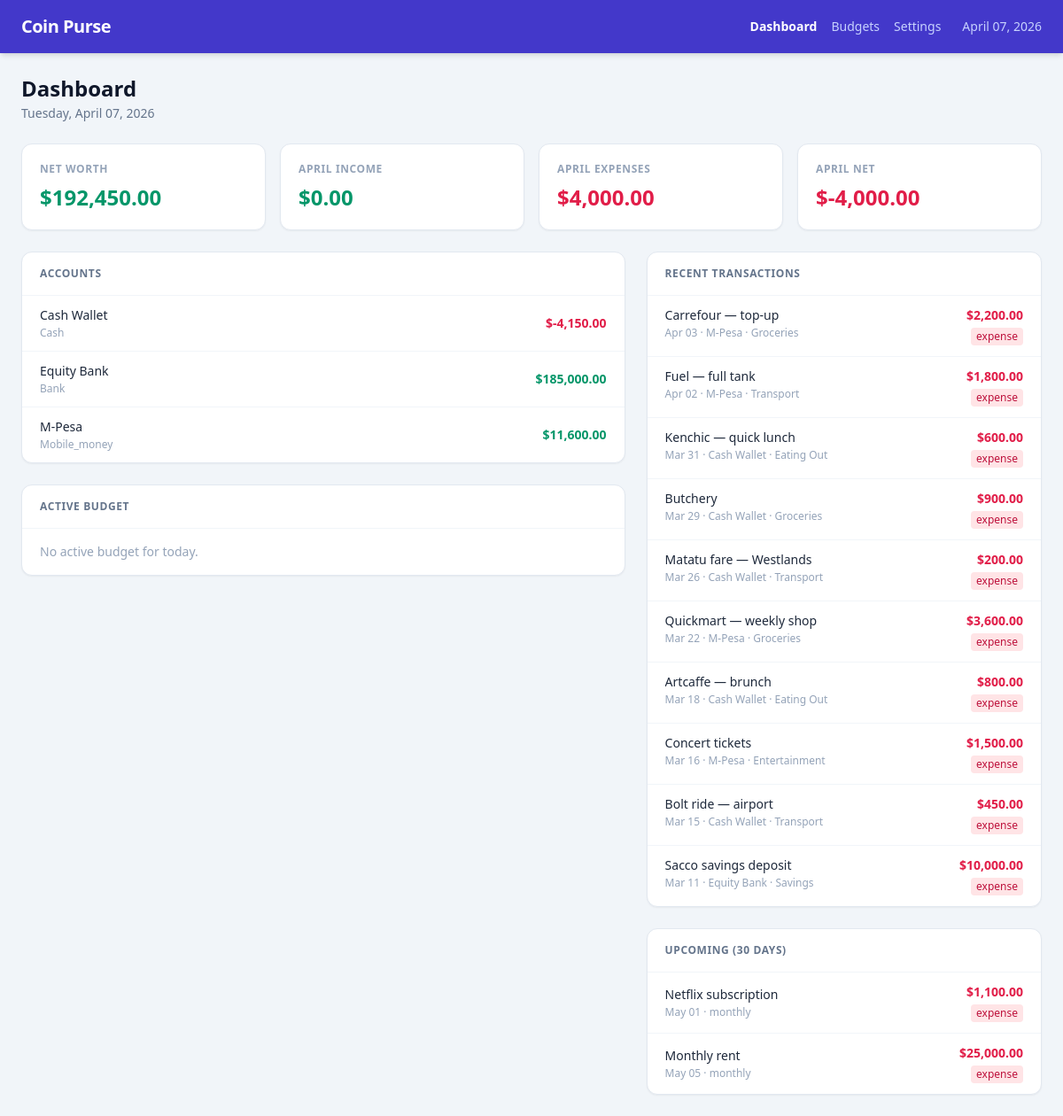
The app's page /ui/dashboard/91cd56eb8af3408e83a68a66810c647a, older data.
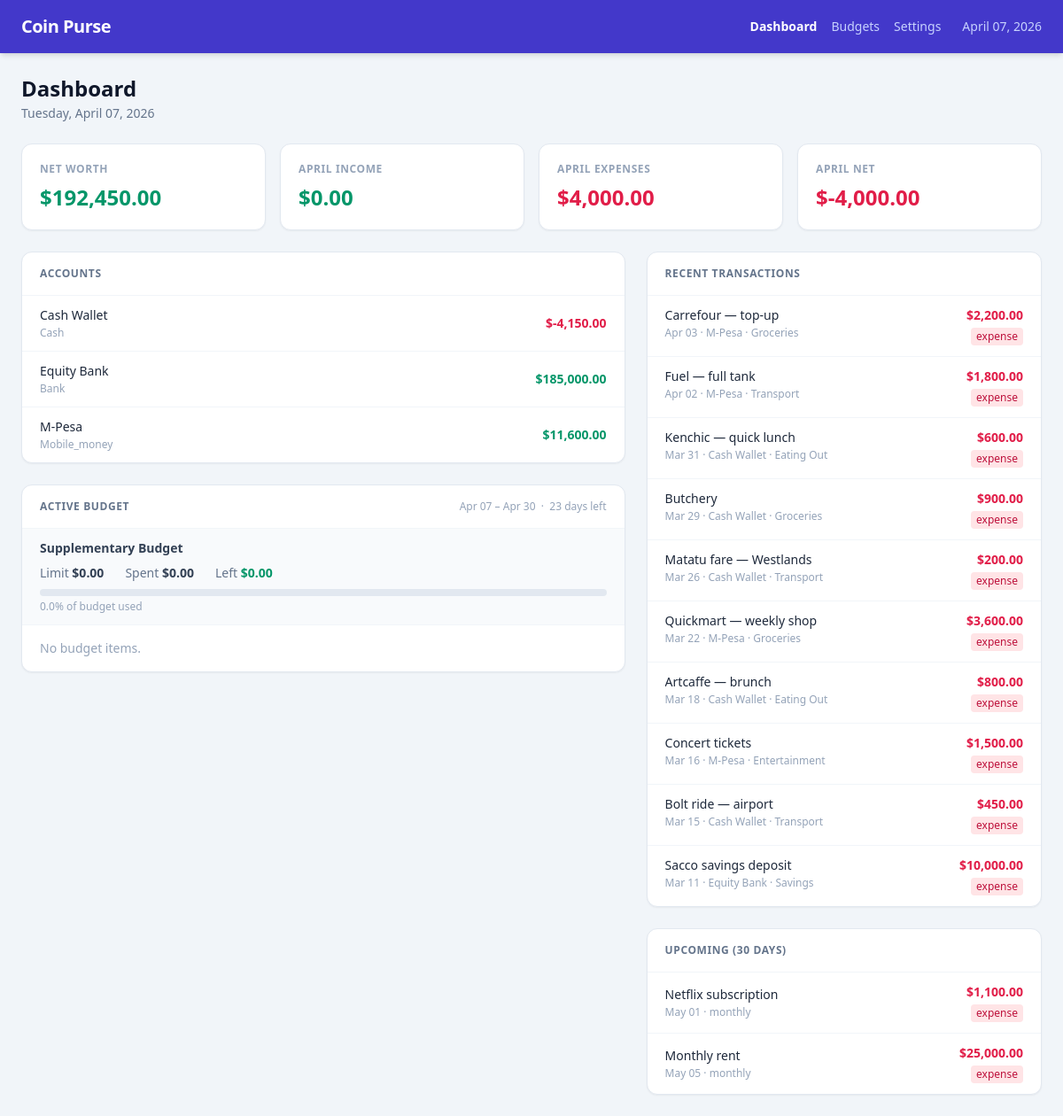
The same page, newer data.
### models/models.py (models this page shows)
class TimestampMixin:
    id: Mapped[uuid.UUID] = mapped_column(
        UUID(as_uuid=True),
        primary_key=True,
        default=uuid.uuid4,
        server_default=text("gen_random_uuid()"),
    )
    created_at: Mapped[datetime] = mapped_column(
        DateTime(timezone=True),
        nullable=False,
        default=lambda: datetime.now(UTC),
        server_default=func.now(),
    )
    updated_at: Mapped[datetime] = mapped_column(
        DateTime(timezone=True),
        nullable=False,
        default=lambda: datetime.now(UTC),
        server_default=func.now(),
        onupdate=lambda: datetime.now(UTC),
    )
    is_active: Mapped[bool] = mapped_column(
        Boolean, nullable=False, server_default=text("true")
    )

class Base(DeclarativeBase):
    pass

class Budget(TimestampMixin, Base):
    __tablename__ = "budgets"
    __table_args__ = (
        Index("ix_budgets_user_period", "user_id", "period_start", "period_end"),
        UniqueConstraint(
            "user_id", "period_start", "period_end", name="uq_budgets_user_period"
        ),
    )
    user_id: Mapped[uuid.UUID] = mapped_column(
        UUID(as_uuid=True),
        ForeignKey("users.id", ondelete="RESTRICT"),
        nullable=False,
    )
    name: Mapped[str] = mapped_column(String(200), nullable=False)
    period_start: Mapped[date] = mapped_column(Date, nullable=False)
    period_end: Mapped[date] = mapped_column(Date, nullable=False)
    is_template: Mapped[bool] = mapped_column(Boolean, nullable=False, default=False, server_default=text("0"))
    source_budget_id: Mapped[uuid.UUID | None] = mapped_column(
        UUID(as_uuid=True),
        ForeignKey("budgets.id", ondelete="SET NULL"),
        nullable=True,
    )
    user: Mapped[User] = relationship(back_populates="budgets")
    items: Mapped[list[BudgetItem]] = relationship(
        back_populates="budget", cascade="all, delete-orphan"
    )
    source_budget: Mapped[Budget | None] = relationship(
        foreign_keys=[source_budget_id], remote_side="Budget.id"
    )

### routes/views.py (the view)
@router.get("/ui/dashboard/{user_id}", response_class=HTMLResponse)
def ui_dashboard(
    request: Request,
    user_id: UUID,
    db: Annotated[Session, Depends(get_db)],
):
    data = get_dashboard(user_id, db)
    return templates.TemplateResponse(
        "dashboard.html",
        {"request": request, **data, "user_id": str(user_id)},
    )

### templates/dashboard.html (shortened to what the changed rows need)
{% extends "base.html" %}
{% block content %}
<div class="mb-6">
  <h1 class="text-2xl font-bold text-slate-900">Dashboard</h1>
</div>
<div class="grid grid-cols-1 lg:grid-cols-5 gap-6">
  <div class="lg:col-span-3 space-y-6">
    <div class="bg-white rounded-xl shadow-sm border border-slate-200 overflow-hidden">
      <div class="px-5 py-4 border-b border-slate-100">
        <h2 class="text-xs font-semibold text-slate-500 uppercase tracking-wider">Accounts</h2>
      </div>
    </div>
    <div class="bg-white rounded-xl shadow-sm border border-slate-200 overflow-hidden">
      <div class="px-5 py-4 border-b border-slate-100 flex items-center justify-between">
        <h2 class="text-xs font-semibold text-slate-500 uppercase tracking-wider">Active Budget</h2>
        {% if active_budget %}
        <span class="text-xs text-slate-400">
          {{ active_budget.period_start.strftime("%b %d") }} – {{ active_budget.period_end.strftime("%b %d") }}
          &nbsp;·&nbsp; {{ active_budget.days_remaining }} days left
        </span>
        {% endif %}
      </div>
      {% if active_budget %}
      <div class="px-5 py-3 bg-slate-50 border-b border-slate-100">
        <p class="text-sm font-semibold text-slate-700 mb-2">{{ active_budget.budget_name }}</p>
        <div class="flex items-center gap-6 text-sm mb-2 flex-wrap">
          <span class="text-slate-500">
            Limit <span class="font-semibold text-slate-700">{{ active_budget.summary.total_limit | currency }}</span>
          </span>
          <span class="text-slate-500">
            Spent <span class="font-semibold text-slate-700">{{ active_budget.summary.total_spent | currency }}</span>
          </span>
          {% set rem = active_budget.summary.total_remaining | float %}
          <span class="text-slate-500">
            Left
            <span class="font-semibold {{ 'text-emerald-600' if rem >= 0 else 'text-rose-600' }}">
              {{ active_budget.summary.total_remaining | currency }}
            </span>
          </span>
        </div>
        {% set overall_pct = [active_budget.summary.percent_used | float, 100.0] | min %}
        <div class="w-full bg-slate-200 rounded-full h-2">
        </div>
        <p class="text-xs text-slate-400 mt-1">{{ active_budget.summary.percent_used }}% of budget used</p>
      </div>
      {% if active_budget['items'] %}
      <ul class="divide-y divide-slate-100">
        {% for item in active_budget['items'] %}
        <li class="px-5 py-3">
          <div class="flex items-center justify-between mb-1.5">
            <span class="text-sm font-medium text-slate-700">{{ item.category_name }}</span>
            <div class="text-right">
              <span class="text-sm font-semibold {{ 'text-rose-600' if item.over_budget else 'text-slate-800' }}">
                {{ item.spent | currency }}
              </span>
              <span class="text-xs text-slate-400"> / {{ item.limit | currency }}</span>
              {% if item.over_budget %}
              <span class="ml-1.5 text-xs font-bold bg-rose-100 text-rose-600 px-1.5 py-0.5 rounded">OVER</span>
              {% endif %}
            </div>
          </div>
          {% set item_pct = [item.percent_used | float, 100.0] | min %}
          {% if item.over_budget %}
            {% set bar = "bg-rose-500" %}
          {% elif item.percent_used | float > 75 %}
            {% set bar = "bg-amber-400" %}
          {% else %}
            {% set bar = "bg-emerald-500" %}
          {% endif %}
          <div class="w-full bg-slate-200 rounded-full h-1.5">
            <div class="{{ bar }} h-1.5 rounded-full" style="width: {{ item_pct }}%"></div>
          </div>
        </li>
        {% endfor %}
      </ul>
      {% else %}
      <p class="px-5 py-4 text-sm text-slate-400">No budget items.</p>
      {% endif %}
      {% else %}
      <p class="px-5 py-4 text-sm text-slate-400">No active budget for today.</p>
      {% endif %}
    </div>
  </div>
  <div class="lg:col-span-2 space-y-6">
    <div class="bg-white rounded-xl shadow-sm border border-slate-200 overflow-hidden">
      <div class="px-5 py-4 border-b border-slate-100">
        <h2 class="text-xs font-semibold text-slate-500 uppercase tracking-wider">Recent Transactions</h2>
      </div>
    </div>
    <div class="bg-white rounded-xl shadow-sm border border-slate-200 overflow-hidden">
      <div class="px-5 py-4 border-b border-slate-100">
        <h2 class="text-xs font-semibold text-slate-500 uppercase tracking-wider">Upcoming (30 days)</h2>
      </div>
    </div>
  </div>
</div>
{% endblock %}

Row changes from the older to the newer data that the page shows:
added Budget: period_start "Apr 07", period_end "Apr 30", budget_name "Supplementary Budget"
Text that changed along with them:
{{ active_budget.days_remaining }}: (not shown) → "23"
{{ active_budget.summary.total_limit | currency }}: (not shown) → "$0.00"
{{ active_budget.summary.total_spent | currency }}: (not shown) → "$0.00"
{{ active_budget.summary.total_remaining | currency }}: (not shown) → "$0.00"
{{ active_budget.summary.percent_used }}: (not shown) → "0.0"
text no longer shown: "No active budget for today."
text now shown: "– · days left Limit Spent Left % of budget used No budget items."
